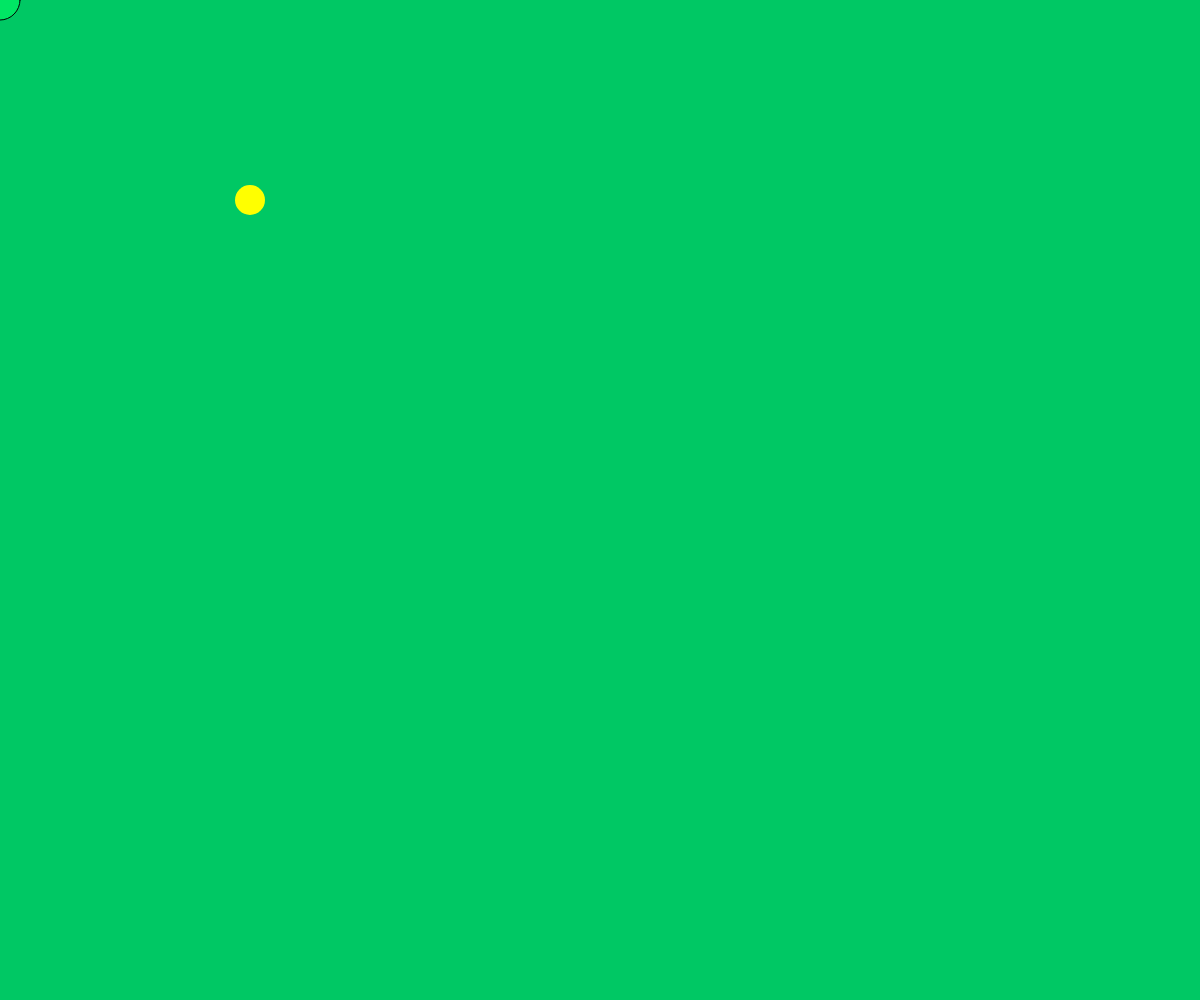
Frame 1 (no input)
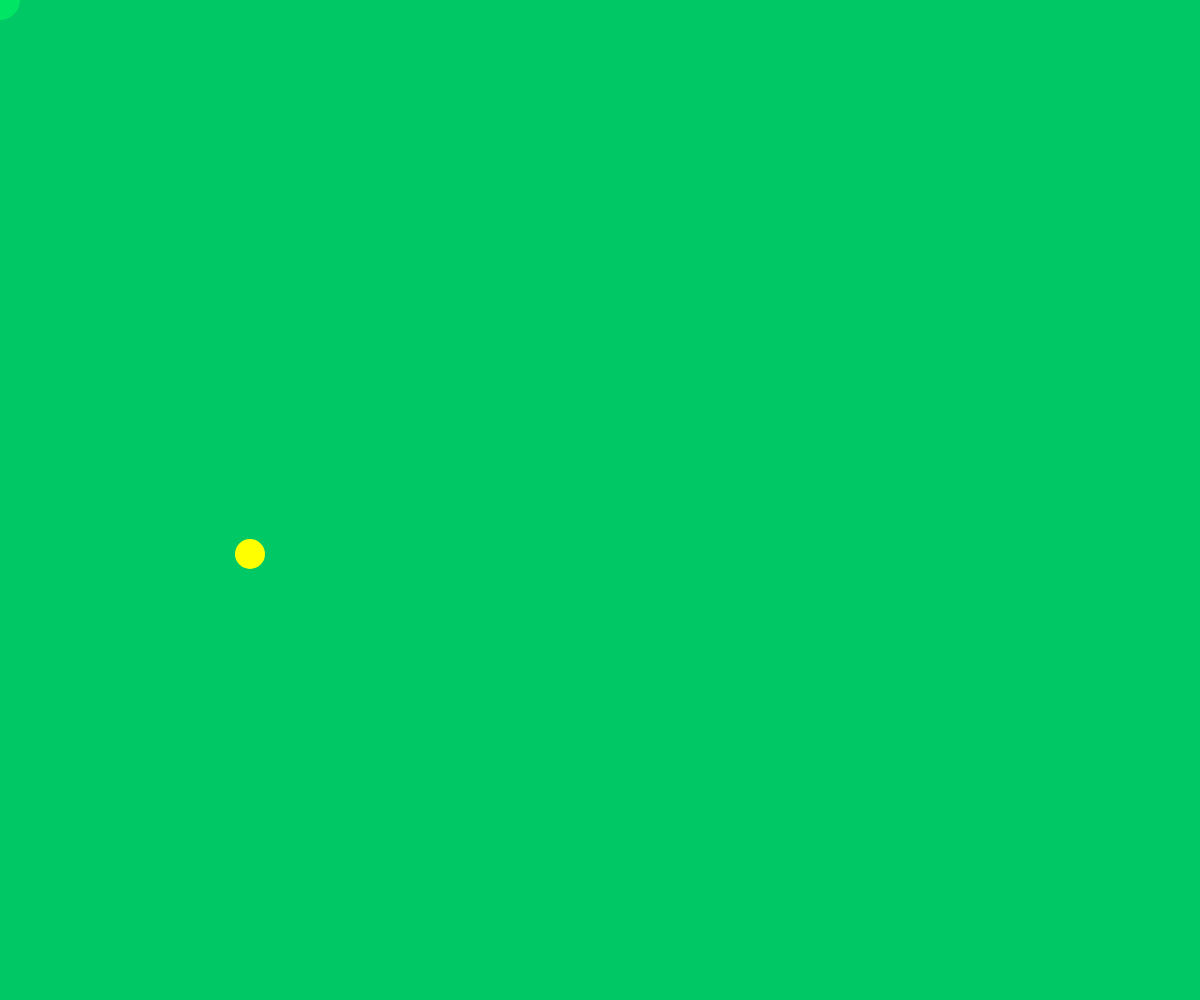
Frame 60 (no input)
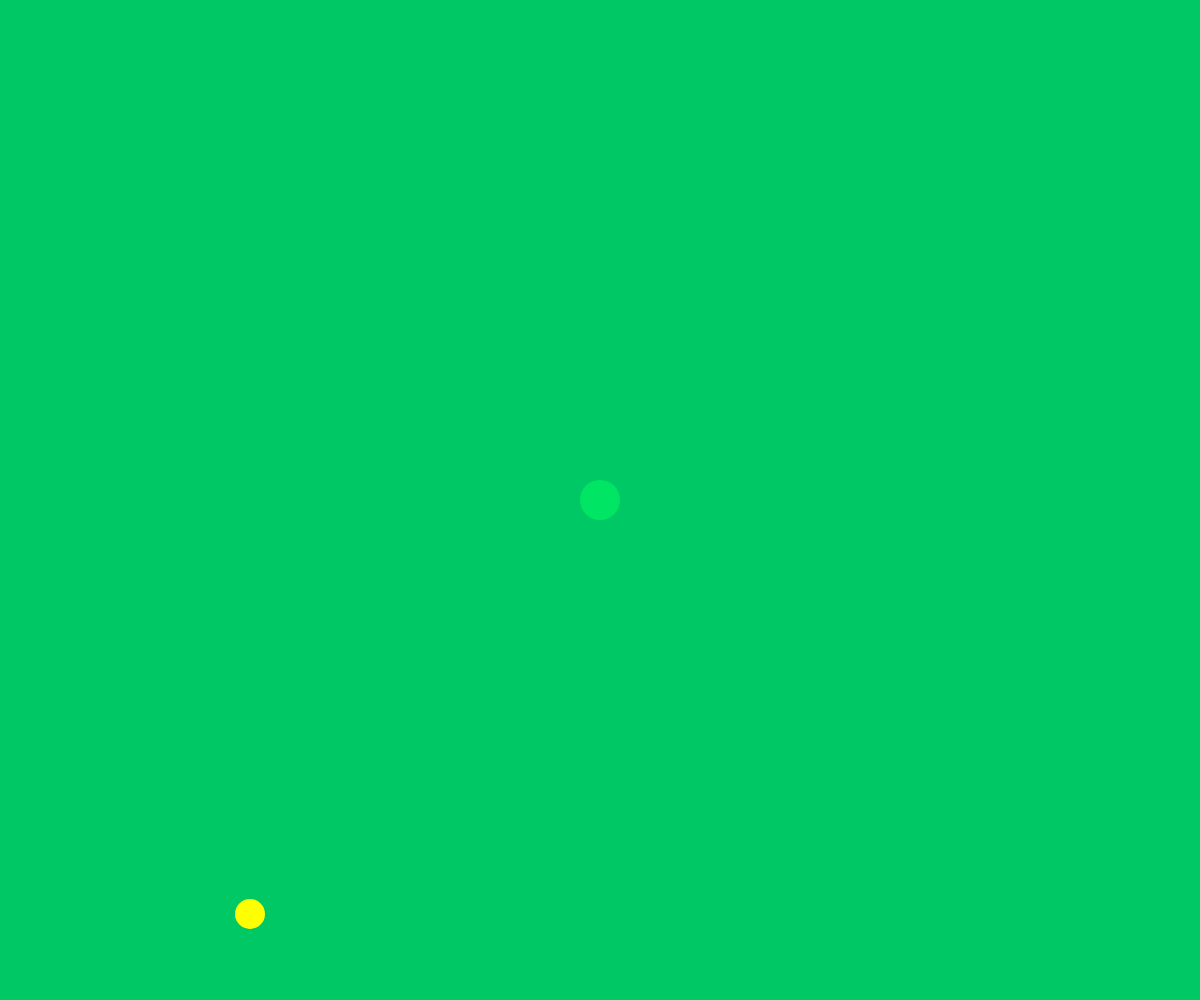
Frame 120 (the mouse pressed at the canvas centre since frame 60)

The p5.js sketch that drew these frames (run headless with seeded random() and noise() and a simulated clock; from frame 60 on, the mouse is pressed at the canvas centre):

// p5.js sketch
// ── sketch.js
var canvas;
var x;
var b1;

function setup() {
    canvas = createCanvas(windowWidth,windowHeight);
    canvas.position(0,0);
    canvas.style('z-index', '-1');
    b1 = new Monster(250,200);
    

}
function mousePressed(){
    
}


function windowResized(){
    //print('risized')
    resizeCanvas(windowWidth,windowHeight);
}

function draw() {
    background(0,200,100);
    
    x++;
    var t = map(mouseX,0,100,0,windowHeight);
    fill(0,230,100);
    ellipse(mouseX,mouseY,40);
    
    b1.display();
    b1.gravidade();
    b1.changeDirection();
}
// ── objects.js
function Monster(x,y){
    this.x = x;
    this.y = y;
    this.r = 15;
    this.movX = 10;
    this.col = color(255,255,0);
  
    this.posIniY = y;
    this.display = function(){
        noStroke(255);
        fill(this.col);
        ellipse(this.x, this.y, this.r * 2, this.r * 2);
    }
  
    this.changeDirection = function(){
        if(this.y > windowHeight - this.r){
                if(mouseIsPressed && this.y > 30 ){
                    this.y -= 10;
                    if(mouseX > this.x + 12){
                        this.x += this.movX;
                    }else if(mouseX < this.x - 12){
                        this.x -= this.movX;
                    }//else{this.x = mouseX}
                }
        this.y +=50;
        }
    }
  
    this.gravidade = function(){
        if (this.y < height - this.r ){
        this.y += 6;
        }
    }
}
// ── style.css
h1{
    text-align: center;
    margin-top: 10%;
}
p{
    text-align: center;
    margin-top: 10%;
    margin-left: 15%;
    margin-right: 15%;
}
